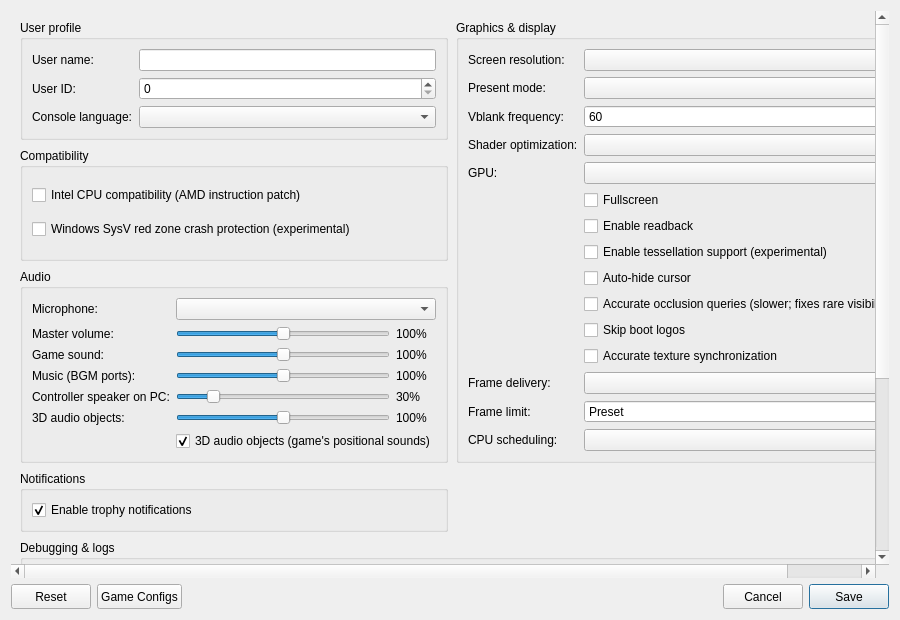
<?xml version="1.0" encoding="UTF-8"?>
<ui version="4.0">
 <class>ConfigurationEditDialog</class>
 <widget class="QDialog" name="ConfigurationEditDialog">
  <property name="geometry">
   <rect>
    <x>0</x>
    <y>0</y>
    <width>900</width>
    <height>620</height>
   </rect>
  </property>
  <property name="windowTitle">
   <string>Settings</string>
  </property>
  <property name="locale">
   <locale language="English" country="UnitedStates"/>
  </property>
  <layout class="QVBoxLayout" name="dialogLayout">
   <item>
    <widget class="QScrollArea" name="settingsScrollArea">
     <property name="frameShape"><enum>QFrame::NoFrame</enum></property>
     <property name="widgetResizable"><bool>true</bool></property>
     <widget class="QWidget" name="settingsContent">
      <layout class="QGridLayout" name="gridLayout">
   <property name="horizontalSpacing">
    <number>8</number>
   </property>
   <property name="verticalSpacing">
    <number>8</number>
   </property>
   <item row="0" column="0" colspan="2">
    <layout class="QGridLayout" name="sectionsLayout" columnstretch="1,1">
     <property name="horizontalSpacing">
      <number>8</number>
     </property>
     <property name="verticalSpacing">
      <number>8</number>
     </property>
     <item row="0" column="0">
      <widget class="QGroupBox" name="user_profile_group">
       <property name="title">
        <string>User profile</string>
       </property>
       <layout class="QFormLayout" name="userProfileLayout">
        <property name="fieldGrowthPolicy">
         <enum>QFormLayout::AllNonFixedFieldsGrow</enum>
        </property>
        <item row="0" column="0">
         <widget class="QLabel" name="label_user_name">
          <property name="text"><string>User name:</string></property>
         </widget>
        </item>
        <item row="0" column="1">
         <widget class="MandatoryLineEdit" name="lineEdit_user_name">
          <property name="toolTip"><string>Local user name exposed to games</string></property>
          <property name="clearButtonEnabled"><bool>true</bool></property>
         </widget>
        </item>
        <item row="1" column="0">
         <widget class="QLabel" name="label_user_id">
          <property name="text"><string>User ID:</string></property>
         </widget>
        </item>
        <item row="1" column="1">
         <widget class="QSpinBox" name="spinBox_user_id">
          <property name="toolTip"><string>Local user ID exposed to games</string></property>
          <property name="maximum"><number>2147483647</number></property>
         </widget>
        </item>
        <item row="2" column="0">
         <widget class="QLabel" name="label_console_language">
          <property name="text"><string>Console language:</string></property>
         </widget>
        </item>
        <item row="2" column="1">
         <widget class="QComboBox" name="comboBox_console_language">
          <property name="toolTip"><string>Language</string></property>
         </widget>
        </item>
       </layout>
      </widget>
     </item>
     <item row="2" column="0">
      <widget class="QGroupBox" name="audio_group">
       <property name="title"><string>Audio</string></property>
       <layout class="QFormLayout" name="audioLayout">
        <property name="fieldGrowthPolicy">
         <enum>QFormLayout::AllNonFixedFieldsGrow</enum>
        </property>
        <item row="0" column="0">
         <widget class="QLabel" name="label_audio_input_device">
          <property name="text"><string>Microphone:</string></property>
         </widget>
        </item>
        <item row="0" column="1">
         <widget class="QComboBox" name="comboBox_audio_input_device"/>
        </item>
        <item row="1" column="0">
         <widget class="QLabel" name="label_audio_master">
          <property name="text"><string>Master volume:</string></property>
         </widget>
        </item>
        <item row="1" column="1">
         <layout class="QHBoxLayout" name="audio_master_layout">
          <item>
           <widget class="QSlider" name="slider_audio_master">
            <property name="toolTip"><string>Everything the game plays on this PC (not the DualSense). 100% is unchanged; above 100% amplifies and can clip.</string></property>
            <property name="maximum"><number>200</number></property>
            <property name="singleStep"><number>5</number></property>
            <property name="pageStep"><number>10</number></property>
            <property name="value"><number>100</number></property>
            <property name="orientation"><enum>Qt::Horizontal</enum></property>
           </widget>
          </item>
          <item>
           <widget class="QLabel" name="label_audio_master_value">
            <property name="minimumSize"><size><width>40</width><height>0</height></size></property>
            <property name="text"><string>100%</string></property>
           </widget>
          </item>
         </layout>
        </item>
        <item row="2" column="0">
         <widget class="QLabel" name="label_audio_main">
          <property name="text"><string>Game sound:</string></property>
         </widget>
        </item>
        <item row="2" column="1">
         <layout class="QHBoxLayout" name="audio_main_layout">
          <item>
           <widget class="QSlider" name="slider_audio_main">
            <property name="toolTip"><string>Game audio on the main output ports (most effects, and music in games that mix it there). 100% is unchanged.</string></property>
            <property name="maximum"><number>200</number></property>
            <property name="singleStep"><number>5</number></property>
            <property name="pageStep"><number>10</number></property>
            <property name="value"><number>100</number></property>
            <property name="orientation"><enum>Qt::Horizontal</enum></property>
           </widget>
          </item>
          <item>
           <widget class="QLabel" name="label_audio_main_value">
            <property name="minimumSize"><size><width>40</width><height>0</height></size></property>
            <property name="text"><string>100%</string></property>
           </widget>
          </item>
         </layout>
        </item>
        <item row="3" column="0">
         <widget class="QLabel" name="label_audio_music">
          <property name="text"><string>Music (BGM ports):</string></property>
         </widget>
        </item>
        <item row="3" column="1">
         <layout class="QHBoxLayout" name="audio_music_layout">
          <item>
           <widget class="QSlider" name="slider_audio_music">
            <property name="toolTip"><string>Music the game plays on its own background-music ports. Has no effect on games that mix music into the main output.</string></property>
            <property name="maximum"><number>200</number></property>
            <property name="singleStep"><number>5</number></property>
            <property name="pageStep"><number>10</number></property>
            <property name="value"><number>100</number></property>
            <property name="orientation"><enum>Qt::Horizontal</enum></property>
           </widget>
          </item>
          <item>
           <widget class="QLabel" name="label_audio_music_value">
            <property name="minimumSize"><size><width>40</width><height>0</height></size></property>
            <property name="text"><string>100%</string></property>
           </widget>
          </item>
         </layout>
        </item>
        <item row="4" column="0">
         <widget class="QLabel" name="label_audio_pad_speaker">
          <property name="text"><string>Controller speaker on PC:</string></property>
         </widget>
        </item>
        <item row="4" column="1">
         <layout class="QHBoxLayout" name="audio_pad_speaker_layout">
          <item>
           <widget class="QSlider" name="slider_audio_pad_speaker">
            <property name="toolTip"><string>Sounds meant for the DualSense speaker when no DualSense plays them (no controller, or not wired/Bluetooth). The console speaker is small, so these are turned down by default.</string></property>
            <property name="maximum"><number>200</number></property>
            <property name="singleStep"><number>5</number></property>
            <property name="pageStep"><number>10</number></property>
            <property name="value"><number>30</number></property>
            <property name="orientation"><enum>Qt::Horizontal</enum></property>
           </widget>
          </item>
          <item>
           <widget class="QLabel" name="label_audio_pad_speaker_value">
            <property name="minimumSize"><size><width>40</width><height>0</height></size></property>
            <property name="text"><string>30%</string></property>
           </widget>
          </item>
         </layout>
        </item>
        <item row="5" column="0">
         <widget class="QLabel" name="label_audio_objects">
          <property name="text"><string>3D audio objects:</string></property>
         </widget>
        </item>
        <item row="5" column="1">
         <layout class="QHBoxLayout" name="audio_objects_layout">
          <item>
           <widget class="QSlider" name="slider_audio_objects">
            <property name="toolTip"><string>Sound effects the game places in 3D (PS5 3D audio object ports), mixed into the game sound on this PC. Game sound and master volume apply on top. 100% is unchanged.</string></property>
            <property name="maximum"><number>200</number></property>
            <property name="singleStep"><number>5</number></property>
            <property name="pageStep"><number>10</number></property>
            <property name="value"><number>100</number></property>
            <property name="orientation"><enum>Qt::Horizontal</enum></property>
           </widget>
          </item>
          <item>
           <widget class="QLabel" name="label_audio_objects_value">
            <property name="minimumSize"><size><width>40</width><height>0</height></size></property>
            <property name="text"><string>100%</string></property>
           </widget>
          </item>
         </layout>
        </item>
        <item row="6" column="1">
         <widget class="QCheckBox" name="checkBox_audio_objects">
          <property name="toolTip"><string>Play the sounds the game places in 3D (PS5 3D audio object ports: ambience, positioned effects). Off drops them, as older Kyty versions did.</string></property>
          <property name="text"><string>3D audio objects (game's positional sounds)</string></property>
          <property name="checked"><bool>true</bool></property>
         </widget>
        </item>
       </layout>
      </widget>
     </item>
     <item row="0" column="1" rowspan="3">
      <widget class="QGroupBox" name="graphics_group">
       <property name="title">
        <string>Graphics &amp;&amp; display</string>
       </property>
       <layout class="QFormLayout" name="graphicsLayout">
        <property name="fieldGrowthPolicy">
         <enum>QFormLayout::AllNonFixedFieldsGrow</enum>
        </property>
        <item row="0" column="0">
         <widget class="QLabel" name="label_screen_resolution">
          <property name="text"><string>Screen resolution:</string></property>
         </widget>
        </item>
        <item row="0" column="1">
         <widget class="QComboBox" name="comboBox_screen_resolution">
          <property name="toolTip"><string>Window resolution</string></property>
         </widget>
        </item>
        <item row="1" column="0">
         <widget class="QLabel" name="label_present_mode">
          <property name="text"><string>Present mode:</string></property>
         </widget>
        </item>
        <item row="1" column="1">
         <widget class="QComboBox" name="comboBox_present_mode">
          <property name="toolTip"><string>Vulkan swapchain presentation mode</string></property>
         </widget>
        </item>
        <item row="2" column="0">
         <widget class="QLabel" name="label_vblank_frequency">
          <property name="text"><string>Vblank frequency:</string></property>
         </widget>
        </item>
        <item row="2" column="1">
         <widget class="QSpinBox" name="spinBox_vblank_frequency">
          <property name="toolTip"><string>Virtual display refresh rate used for frame pacing</string></property>
          <property name="minimum"><number>30</number></property>
          <property name="maximum"><number>360</number></property>
          <property name="value"><number>60</number></property>
         </widget>
        </item>
        <item row="3" column="0">
         <widget class="QLabel" name="label_shader_optimization">
          <property name="text"><string>Shader optimization:</string></property>
         </widget>
        </item>
        <item row="3" column="1">
         <widget class="QComboBox" name="comboBox_shader_optimization_type">
          <property name="toolTip"><string>Optimize shaders for code size or performance</string></property>
         </widget>
        </item>
        <item row="4" column="0">
         <widget class="QLabel" name="label_gpu">
          <property name="text"><string>GPU:</string></property>
         </widget>
        </item>
        <item row="4" column="1">
         <widget class="QComboBox" name="comboBox_gpu">
          <property name="toolTip"><string>Graphics device used by the emulator</string></property>
         </widget>
        </item>
        <item row="5" column="1">
         <widget class="QCheckBox" name="checkBox_fullscreen">
          <property name="toolTip"><string>Run in borderless desktop fullscreen</string></property>
          <property name="text"><string>Fullscreen</string></property>
         </widget>
        </item>
        <item row="6" column="1">
         <widget class="QCheckBox" name="checkBox_readback">
          <property name="toolTip"><string>Read back writable linear images</string></property>
          <property name="text"><string>Enable readback</string></property>
         </widget>
        </item>
        <item row="7" column="1">
         <widget class="QCheckBox" name="checkBox_tessellation">
          <property name="toolTip"><string>Draw tessellated geometry. Disabled by default; unsupported tessellation may cause crashes.</string></property>
          <property name="text"><string>Enable tessellation support (experimental)</string></property>
         </widget>
        </item>
        <item row="8" column="1">
         <widget class="QCheckBox" name="checkBox_hide_cursor">
          <property name="toolTip"><string>Hide the host cursor after 2 seconds without mouse activity</string></property>
          <property name="text"><string>Auto-hide cursor</string></property>
         </widget>
        </item>
        <item row="9" column="1">
         <widget class="QCheckBox" name="checkBox_gpu_occlusion">
          <property name="toolTip"><string>Off (default): occlusion queries report everything as visible, which is much faster in heavy levels but may draw objects or effects that the game hides behind walls. On: the GPU counts visible samples as on the console (slower; fixes rare visibility issues).</string></property>
          <property name="text"><string>Accurate occlusion queries (slower; fixes rare visibility issues)</string></property>
         </widget>
        </item>
        <item row="10" column="1">
         <widget class="QCheckBox" name="checkBox_skip_notice_screen">
          <property name="toolTip"><string>Skip startup logos and notices in supported games.</string></property>
          <property name="text"><string>Skip boot logos</string></property>
         </widget>
        </item>
        <item row="11" column="1">
         <widget class="QCheckBox" name="checkBox_sync_raw_image_buffers">
          <property name="toolTip"><string>Can fix missing textures and incorrect transparency in some games. May reduce performance.</string></property>
          <property name="text"><string>Accurate texture synchronization</string></property>
         </widget>
        </item>
        <item row="12" column="0">
         <widget class="QLabel" name="label_presentation_clock">
          <property name="text"><string>Frame delivery:</string></property>
         </widget>
        </item>
        <item row="12" column="1">
         <widget class="QComboBox" name="comboBox_presentation_clock">
          <property name="toolTip"><string>Independent delivery presents completed frames while the guest display clock keeps its configured rate. Games with fixed simulation steps still need a compatible timing patch.</string></property>
         </widget>
        </item>
        <item row="13" column="0">
         <widget class="QLabel" name="label_presentation_fps">
          <property name="text"><string>Frame limit:</string></property>
         </widget>
        </item>
        <item row="13" column="1">
         <widget class="QSpinBox" name="spinBox_presentation_fps">
          <property name="toolTip"><string>Preset inherits the launch profile. Zero follows the game's flip interval. A compatible timing patch can require its own frame limit.</string></property>
          <property name="minimum"><number>-1</number></property>
          <property name="maximum"><number>240</number></property>
          <property name="specialValueText"><string>Preset</string></property>
          <property name="suffix"><string> FPS</string></property>
          <property name="value"><number>-1</number></property>
         </widget>
        </item>
        <item row="14" column="0">
         <widget class="QLabel" name="label_cpu_hybrid">
          <property name="text"><string>CPU scheduling:</string></property>
         </widget>
        </item>
        <item row="14" column="1">
         <widget class="QComboBox" name="comboBox_cpu_hybrid">
          <property name="toolTip"><string>On hybrid CPUs, prefer performance cores for graphics helpers and efficiency cores for background compilation. CPUs with one core class keep their existing placement.</string></property>
         </widget>
        </item>
       </layout>
      </widget>
     </item>
     <item row="3" column="0">
      <widget class="QGroupBox" name="notifications_group">
       <property name="title"><string>Notifications</string></property>
       <layout class="QVBoxLayout" name="notificationsLayout">
        <item>
         <widget class="QCheckBox" name="checkBox_trophy_notifications">
          <property name="toolTip"><string>Show trophy unlock notifications and play their sound.
To use your own sound, replace the emulator's assets/sounds/trophy-unlock.wav with a WAV file and restart the game.</string></property>
          <property name="text"><string>Enable trophy notifications</string></property>
          <property name="checked"><bool>true</bool></property>
         </widget>
        </item>
       </layout>
      </widget>
     </item>
     <item row="4" column="0" colspan="2">
      <widget class="QGroupBox" name="debug_group">
       <property name="title">
        <string>Debugging &amp;&amp; logs</string>
       </property>
       <layout class="QGridLayout" name="debugLayout" columnstretch="0,1,0,1">
        <property name="horizontalSpacing"><number>8</number></property>
        <property name="verticalSpacing"><number>6</number></property>
        <item row="0" column="0" colspan="2">
         <widget class="QCheckBox" name="checkBox_vulkan_validation">
          <property name="toolTip"><string>Enable Vulkan validation layers</string></property>
          <property name="text"><string>Vulkan validation</string></property>
          <property name="checked"><bool>true</bool></property>
         </widget>
        </item>
        <item row="0" column="2" colspan="2">
         <widget class="QCheckBox" name="checkBox_shader_validation">
          <property name="toolTip"><string>Validate SPIR-V binary</string></property>
          <property name="text"><string>Shader validation</string></property>
          <property name="checked"><bool>true</bool></property>
         </widget>
        </item>
        <item row="1" column="0" colspan="2">
         <widget class="QCheckBox" name="checkBox_renderdoc_capture">
          <property name="toolTip"><string>Enable RenderDoc capture</string></property>
          <property name="text"><string>RenderDoc capture</string></property>
         </widget>
        </item>
        <item row="1" column="2" colspan="2">
         <widget class="QCheckBox" name="checkBox_cmd_dump">
          <property name="toolTip"><string>Dump command buffers</string></property>
          <property name="text"><string>Command buffer dump</string></property>
         </widget>
        </item>
        <item row="2" column="0">
         <widget class="QLabel" name="label_shader_log_direction">
          <property name="text"><string>Shader logging:</string></property>
         </widget>
        </item>
        <item row="2" column="1">
         <widget class="QComboBox" name="comboBox_shader_log_direction">
          <property name="toolTip"><string>Dump shaders to file or console window. If enabled may decrease emulator performance</string></property>
         </widget>
        </item>
        <item row="2" column="2">
         <widget class="QLabel" name="label_shader_log_folder">
          <property name="text"><string>Shader log folder:</string></property>
         </widget>
        </item>
        <item row="2" column="3">
         <widget class="MandatoryLineEdit" name="lineEdit_shader_log_folder">
          <property name="toolTip"><string>Specify directory to dump shaders</string></property>
          <property name="clearButtonEnabled"><bool>true</bool></property>
         </widget>
        </item>
        <item row="3" column="0">
         <widget class="QLabel" name="label_printf_direction">
          <property name="text"><string>Printf output:</string></property>
         </widget>
        </item>
        <item row="3" column="1">
         <widget class="QComboBox" name="comboBox_printf_direction">
          <property name="toolTip"><string>Print logs to file or console window. If enabled may decrease emulator performance</string></property>
         </widget>
        </item>
        <item row="3" column="2">
         <widget class="QLabel" name="label_printf_file">
          <property name="text"><string>Printf output file:</string></property>
         </widget>
        </item>
        <item row="3" column="3">
         <widget class="MandatoryLineEdit" name="lineEdit_printf_file">
          <property name="toolTip"><string>Specify file to dump logs</string></property>
          <property name="clearButtonEnabled"><bool>true</bool></property>
         </widget>
        </item>
        <item row="4" column="0">
         <widget class="QCheckBox" name="checkBox_profiler">
          <property name="toolTip"><string>Enable the Tracy profiler. Profiling may decrease emulator performance</string></property>
          <property name="text"><string>Tracy profiler</string></property>
         </widget>
        </item>
        <item row="4" column="2">
         <widget class="QLabel" name="label_cmd_dump_folder">
          <property name="text"><string>Command buffer folder:</string></property>
         </widget>
        </item>
        <item row="4" column="3">
         <widget class="MandatoryLineEdit" name="lineEdit_cmd_dump_folder">
          <property name="toolTip"><string>Specify directory to dump command buffers</string></property>
          <property name="clearButtonEnabled"><bool>true</bool></property>
         </widget>
        </item>
       </layout>
      </widget>
     </item>
     <item row="1" column="0">
      <widget class="QGroupBox" name="compatibility_group">
       <property name="title">
        <string>Compatibility</string>
       </property>
       <layout class="QVBoxLayout" name="compatibilityLayout">
        <item>
         <widget class="QCheckBox" name="checkBox_amd_cpu">
          <property name="toolTip"><string>Emulates the PS5's AMD-only instructions (EXTRQ/INSERTQ) and AMD's VRSQRTPS results. Partly checked (default): automatic, on for Intel and other non-AMD CPUs, off for AMD CPUs. Checked: always on. Unchecked: always off.</string></property>
          <property name="text"><string>Intel CPU compatibility (AMD instruction patch)</string></property>
         </widget>
        </item>
        <item>
         <widget class="QCheckBox" name="checkBox_red_zone_protection">
          <property name="toolTip"><string>Helps prevent crashes in some games on Windows</string></property>
          <property name="text"><string>Windows SysV red zone crash protection (experimental)</string></property>
         </widget>
        </item>
       </layout>
      </widget>
     </item>
    </layout>
   </item>
   <item row="1" column="1">
    <widget class="QGroupBox" name="controller_group">
     <property name="title"><string>Controller</string></property>
     <layout class="QFormLayout" name="controllerLayout">
      <property name="fieldGrowthPolicy"><enum>QFormLayout::AllNonFixedFieldsGrow</enum></property>
      <item row="0" column="0">
       <widget class="QLabel" name="label_controller_color">
        <property name="text"><string>DualSense lightbar:</string></property>
       </widget>
      </item>
      <item row="0" column="1">
       <layout class="QHBoxLayout" name="controllerColorLayout">
        <item>
         <widget class="QPushButton" name="button_controller_color">
          <property name="toolTip"><string>Choose and preview a fixed LED color. Bluetooth DualSense may take several seconds to update.</string></property>
          <property name="text"><string>Custom</string></property>
         </widget>
        </item>
        <item>
         <widget class="QPushButton" name="button_controller_color_reset">
          <property name="toolTip"><string>Let the game control the lightbar</string></property>
          <property name="text"><string>Default</string></property>
         </widget>
        </item>
       </layout>
      </item>
      <item row="1" column="0">
       <widget class="QLabel" name="label_controller_vibration">
        <property name="text"><string>Vibration intensity:</string></property>
       </widget>
      </item>
      <item row="1" column="1">
       <layout class="QHBoxLayout" name="controllerVibrationLayout">
        <item>
         <widget class="QSlider" name="slider_controller_vibration">
          <property name="toolTip"><string>Scale DualSense vibration over USB and Bluetooth</string></property>
          <property name="maximum"><number>100</number></property>
          <property name="value"><number>100</number></property>
          <property name="orientation"><enum>Qt::Horizontal</enum></property>
         </widget>
        </item>
        <item>
         <widget class="QLabel" name="label_controller_vibration_value">
          <property name="minimumSize"><size><width>40</width><height>0</height></size></property>
          <property name="text"><string>100%</string></property>
         </widget>
        </item>
       </layout>
      </item>
      <item row="2" column="0">
       <widget class="QLabel" name="label_controller_volume">
        <property name="text"><string>Speaker volume:</string></property>
       </widget>
      </item>
      <item row="2" column="1">
       <layout class="QHBoxLayout" name="controllerVolumeLayout">
        <item>
         <widget class="QSlider" name="slider_controller_volume">
          <property name="toolTip"><string>Scale the DualSense speaker over USB and Bluetooth. 50% is the previous default; 100% adds 6 dB of gain.</string></property>
          <property name="maximum"><number>100</number></property>
          <property name="value"><number>50</number></property>
          <property name="orientation"><enum>Qt::Horizontal</enum></property>
         </widget>
        </item>
        <item>
         <widget class="QLabel" name="label_controller_volume_value">
          <property name="minimumSize"><size><width>40</width><height>0</height></size></property>
          <property name="text"><string>50%</string></property>
         </widget>
        </item>
       </layout>
      </item>
     </layout>
    </widget>
   </item>
      </layout>
     </widget>
    </widget>
   </item>
   <item>
    <layout class="QHBoxLayout" name="buttonLayout">
     <item>
     <widget class="QPushButton" name="clear_button">
       <property name="minimumSize"><size><width>80</width><height>25</height></size></property>
       <property name="text"><string>Reset</string></property>
       <property name="toolTip"><string>Restore default settings</string></property>
      </widget>
     </item>
     <item>
      <widget class="QPushButton" name="settings_button">
       <property name="minimumSize"><size><width>80</width><height>25</height></size></property>
       <property name="text"><string>Game Configs</string></property>
       <property name="toolTip"><string>Import or export game configs</string></property>
      </widget>
     </item>
     <item>
      <spacer name="buttonSpacer">
       <property name="orientation"><enum>Qt::Horizontal</enum></property>
       <property name="sizeHint" stdset="0"><size><width>40</width><height>20</height></size></property>
      </spacer>
     </item>
     <item>
      <widget class="QPushButton" name="cancel_button">
       <property name="minimumSize"><size><width>80</width><height>25</height></size></property>
       <property name="text"><string>Cancel</string></property>
      </widget>
     </item>
     <item>
      <widget class="QPushButton" name="ok_button">
       <property name="minimumSize"><size><width>80</width><height>25</height></size></property>
       <property name="text"><string>Save</string></property>
       <property name="default"><bool>true</bool></property>
      </widget>
     </item>
    </layout>
   </item>
  </layout>
 </widget>
 <customwidgets>
  <customwidget>
   <class>MandatoryLineEdit</class>
   <extends>QLineEdit</extends>
   <header>mandatoryLineEdit.h</header>
  </customwidget>
 </customwidgets>
 <resources/>
</ui>
